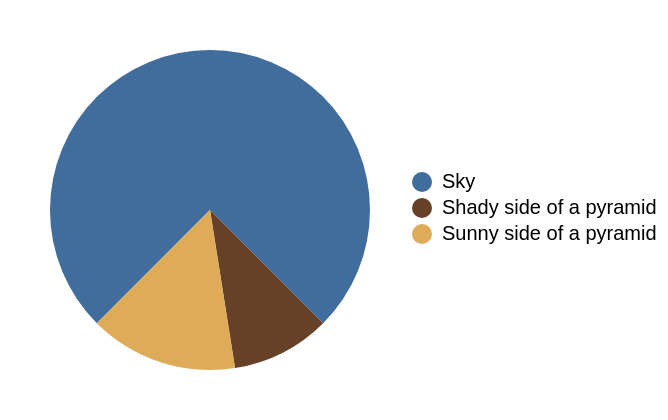

Here is the Vega-Lite specification saved for this chart:
### Vega specification from a JSON file in a GitHub repository (floating-point values rounded to 4 significant figures)
{"$schema": "https://vega.github.io/schema/vega/v5.json", "description": "Reproducing http://robslink.com/SAS/democd91/pyramid_pie.htm", "background": "white", "padding": 5, "width": 200, "height": 200, "style": "view", "data": [{"name": "source_0", "values": [{"category": "Sky", "value": 75, "order": 3}, {"category": "Shady side of a pyramid", "value": 10, "order": 1}, {"category": "Sunny side of a pyramid", "value": 15, "order": 2}]}, {"name": "data_0", "source": "source_0", "transform": [{"type": "stack", "groupby": [], "field": "value", "sort": {"field": ["order"], "order": ["ascending"]}, "as": ["value_start", "value_end"], "offset": "zero"}, {"type": "filter", "expr": "isValid(datum[\"value\"]) && isFinite(+datum[\"value\"])"}]}], "marks": [{"name": "marks", "type": "arc", "style": ["arc"], "from": {"data": "data_0"}, "encode": {"update": {"outerRadius": {"value": 80}, "fill": {"scale": "color", "field": "category"}, "description": {"signal": "\"value: \" + (format(datum[\"value\"], \"\")) + \"; category: \" + (isValid(datum[\"category\"]) ? datum[\"category\"] : \"\"+datum[\"category\"]) + \"; order: \" + (isValid(datum[\"order\"]) ? datum[\"order\"] : \"\"+datum[\"order\"])"}, "x": {"signal": "width", "mult": 0.5}, "y": {"signal": "height", "mult": 0.5}, "innerRadius": {"value": 0}, "startAngle": {"scale": "theta", "field": "value_end"}, "endAngle": {"scale": "theta", "field": "value_start"}}}}], "scales": [{"name": "theta", "type": "linear", "domain": {"data": "data_0", "fields": ["value_start", "value_end"]}, "range": [2.356, 8.639], "zero": true}, {"name": "color", "type": "ordinal", "domain": ["Sky", "Shady side of a pyramid", "Sunny side of a pyramid"], "range": ["#416D9D", "#674028", "#DEAC58"]}], "legends": [{"columns": 1, "legendX": 200, "legendY": 80, "orient": "none", "fill": "color", "symbolType": "circle"}]}
